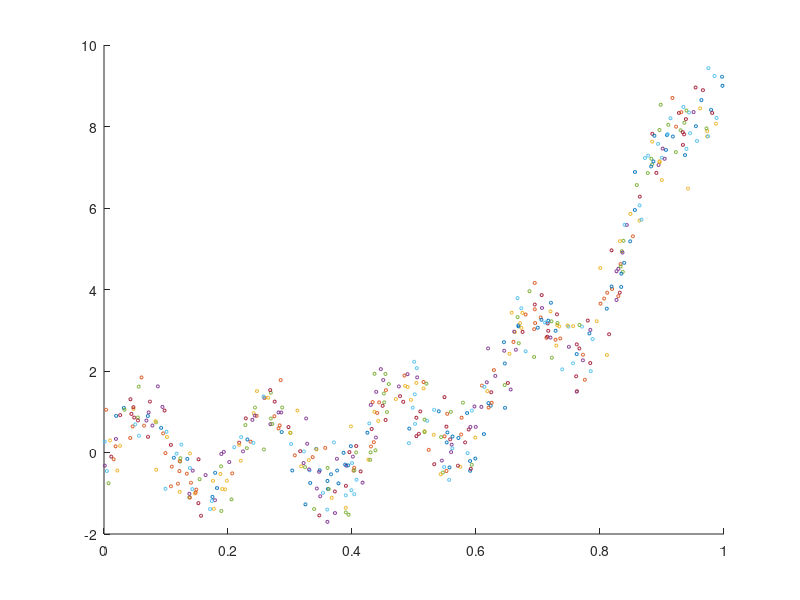
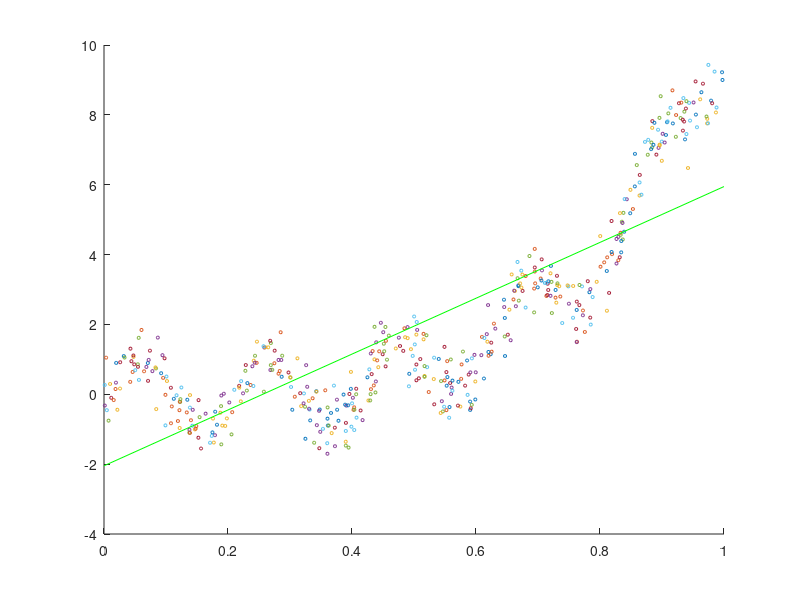

Source code (MATLAB) for these figures, in order: (Note: this script raises an error after producing the figures.)
%PLOT DATA
%Question 1
load('reg_data_set_1.mat');
figure(1);
scatter(x(1),y(1),5,'blue');
hold on;
for i=2:length(x)
    scatter(x(i),y(i),5,'blue');
end
hold off;

%ANALITICAL
%Question 2
x2 = [ones(length(x),1) x];
wAnalitical = (x2'*x2)\(x2'*y);
%show values analitical
disp(['w0: ',num2str(wAnalitical(1))]);
disp(['w1: ',num2str(wAnalitical(2))]);
%plot analitical
p1 = 0:0.1:1;
p2 = wAnalitical(2)*p1+wAnalitical(1);
figure(2);
scatter(x(1),y(1),5,'blue');
hold on;
for i=2:length(x)
    scatter(x(i),y(i),5,'blue');
end
plot( p1, p2, 'g' );
hold off;



%ITERATING
%Question 3
t = 0.8; num_iter = 500;
descentMethod(t, num_iter, x, y, 'usual');

t = 0.1; num_iter = 2000;
descentMethod(t, num_iter, x, y, 'usual');

%Question 4
t = 0.5; num_iter = 500;
descentMethod(t, num_iter, x, y, 'normalized');


%ANALITICAL
%Question 5
x4 = [ones(length(x),1) x x.^2 x.^3];
wAnaliticalPoly = (x4'*x4)\(x4'*y);
%show values analitical
disp(['wanalitic0: ',num2str(wAnaliticalPoly(1))]);
disp(['wanalitic1: ',num2str(wAnaliticalPoly(2))]);
disp(['wanalitic2: ',num2str(wAnaliticalPoly(3))]);
disp(['wanalitic3: ',num2str(wAnaliticalPoly(4))]);
%plot analitical
p1 = 0:0.01:1;
p2 = wAnaliticalPoly(4)*p1.^3+wAnaliticalPoly(3)*p1.^2+wAnaliticalPoly(2)*p1+wAnaliticalPoly(1);
figure;
scatter(x(1),y(1),5,'blue');
hold on;
for i=2:length(x)
    scatter(x(i),y(i),5,'blue');
end
plot( p1, p2, 'g' );
hold off;


%Evaluation model
%Question 7 (missing 6)
evaluationModel;